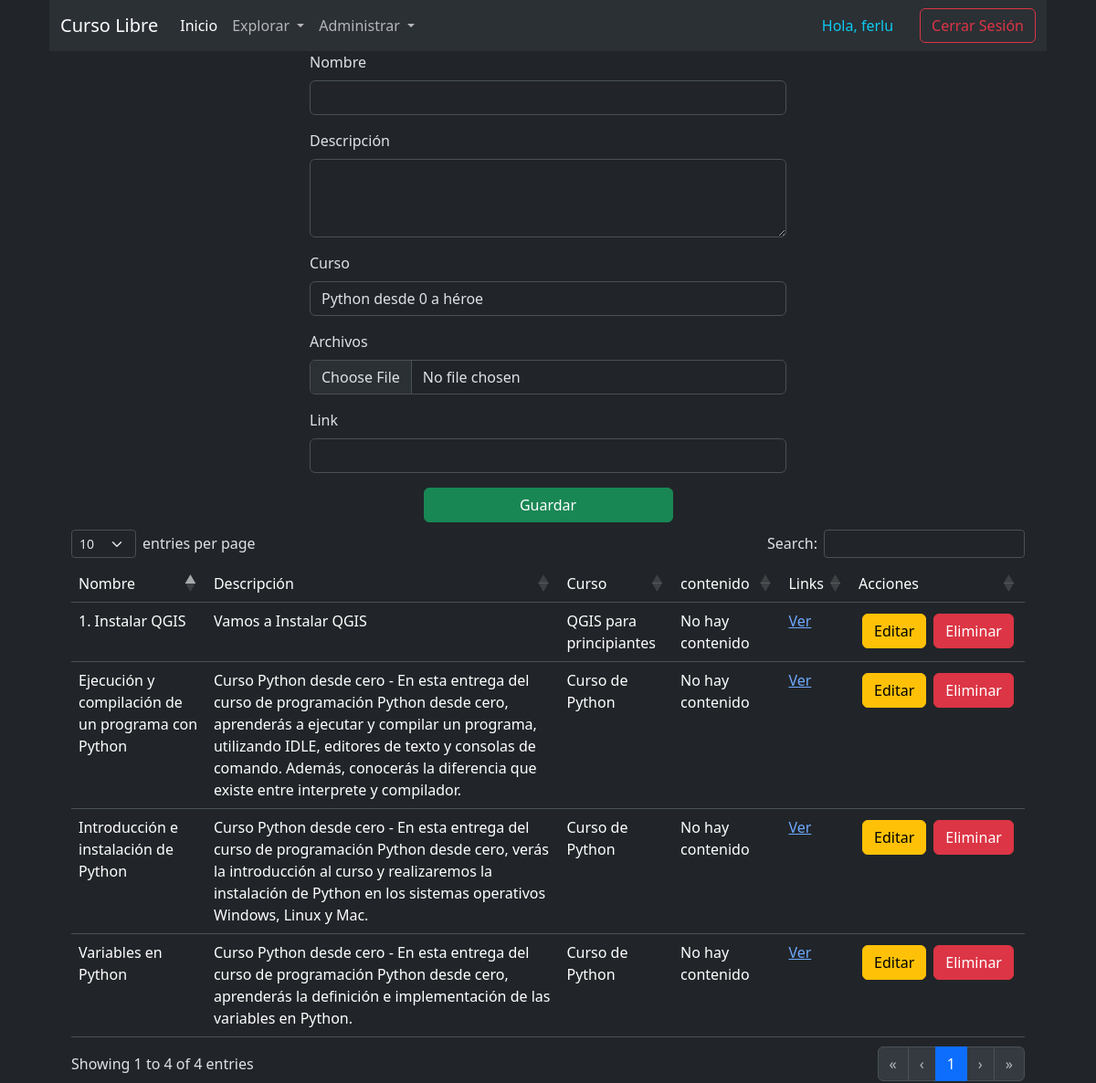
Before: /administrar/clases/ (signed in) with the older database file.
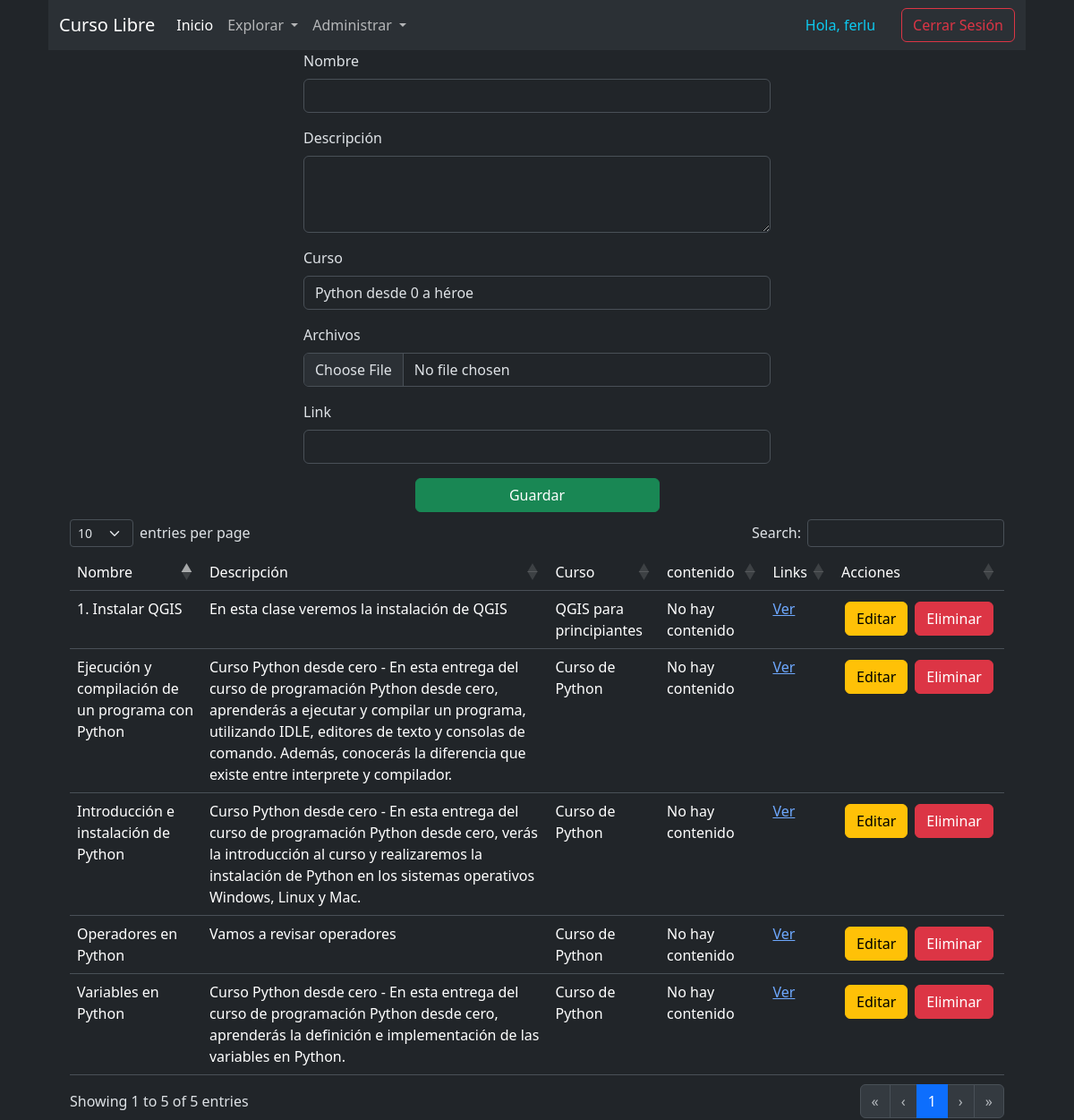
After: the same page with the newer database file.
### Apps/Tasks/models.py (models this page shows, shortened)
class Clase(models.Model):
    id = models.AutoField(primary_key=True)
    nombre = models.CharField(max_length=100)
    descripcion = models.TextField()
    curso = models.ForeignKey(Curso, on_delete=models.CASCADE)
    contenido = models.FileField(upload_to=ruta_clases, blank=True, null=True)
    link = models.URLField(blank=True, null=True)

class Curso(models.Model):
    id = models.AutoField(primary_key=True)
    nombre = models.CharField(max_length=100)
    imagen = models.ImageField(upload_to='cursos/', blank=True, null=True, default='cursos/default.png')
    descripcion = models.TextField()
    f_inicio = models.DateField(blank=True, null=True)
    f_fin = models.DateField(blank=True, null=True)

### Apps/Tasks/views.py (the view)
# urls.py: path('administrar/clases/', views.administrar_clases),
@login_required(login_url='/estudiantes/login_user/')
@user_passes_test(lambda u: u.is_superuser, login_url='/estudiantes/login_user/')
def administrar_clases(request):
    if request.method == 'POST':
        try:
            Clase.objects.create(
                nombre=request.POST['tx_nombre'],
                descripcion=request.POST['tx_descripcion'],
                curso=Curso.objects.get(id=request.POST['tx_curso']),
                contenido=request.FILES.get('tx_contenido'),
                link=request.POST['tx_link']
            )
            messages.success(request, 'Clase agregada')
        except Exception as e:
            messages.error(request, f"Hubo un error al agregar la clase, Intentalo de nuevo {e}")
        return redirect('/administrar/clases/')
    else:
        return render(request, 'administrar_clases.html', {'titulo': 'Administración de clases',
                                                           'cursos': Curso.objects.all(),
                                                           'clases': Clase.objects.all()})

### Apps/Tasks/templates/administrar_clases.html (shortened to what this page needs)
{% extends 'template.html' %}
{% block body %}
<div class="container-sm w-50">
    <form method="post">
        <div class="mb-3">
            <label for="tx_nombre" class="form-label">Nombre</label>
            <input type="text" class="form-control" id="tx_nombre" name="tx_nombre" value="{{c.nombre}}">
        </div>
        <div class="mb-3">
            <label for="tx_descripcion" class="form-label">Descripción</label>
            <textarea class="form-control" id="tx_descripcion" name="tx_descripcion" rows="3">{{c.descripcion}}</textarea>
        </div>
        <div class="mb-3">
            <label for="tx_curso" class="form-label">Curso</label>
            <select name="tx_curso" id="tx_curso" class="form-control">
                {% for curso in cursos %}
                <option value="{{curso.id}}" {% if curso == c.curso %} selected = "selected"{% endif %}>{{curso.nombre}}</option>
                {% endfor %}
            </select>
        </div>
        <div class="mb-3">
            <label for="tx_contenido" class="form-label">Archivos</label>
            <input type="file" class="form-control" id="tx_contenido" name="tx_contenido">
        </div>
        <div class="mb-3">
            <label for="tx_link" class="form-label">Link</label>
            <input type="url" class="form-control" id="tx_link" name="tx_link" value="{{c.link}}">
        </div>
        <div class="row justify-content-center">
            <button type="submit" class="btn btn-success w-50">Guardar</button>
        </div>
    </form>
</div>
<div class="container table-responsive">
    <table class="table tabla_jquery">
        <thead>
            <tr>
                <td>Nombre</td>
                <td>Descripción</td>
                <td>Curso</td>
                <td>contenido</td>
                <td>Links</td>
                <td>Acciones</td>
            </tr>
        </thead>
        <tbody>
            {% for clase in clases %}
            <tr>
                <td>{{clase.nombre}}</td>
                <td>{{clase.descripcion}}</td>
                <td>{{clase.curso.nombre}}</td>
                <td>
                {% if clase.contenido %}
                    <a href="{{clase.contenido.url}}">Descargar</a>
                {% else %}
                    No hay contenido
                {% endif %}
                    </td>
                <td>
                    {% if clase.link %}
                    <a href="{{clase.link}}">Ver</a>
                    {% else %}
                    No hay link
                    {% endif %}
                </td>
                <td>
                    <div class="col d-flex">
                        <a href="/administrar/clases/editar/{{clase.id}}" class="btn btn-warning m-1">Editar</a>
                        <form action="/administrar/clases/eliminar/{{clase.id}}" method="post">
                            <button type="submit" class="btn btn-danger m-1"
                            onclick="return confirm('¿Está seguro que desea eliminar la clase: {{clase.nombre}}');"
                            >Eliminar</button>
                        </form>
                    </div>
                </td>
            </tr>
            {% endfor %}
    </table>
</div>
{% endblock %}

Changed rows visible on the page:
changed Clase "1. Instalar QGIS": descripcion "Vamos a Instalar QGIS" → "En esta clase veremos la instalación de QGIS"
added Clase: nombre "Operadores en Python", descripcion "Vamos a revisar operadores", curso.nombre "Curso de Python", contenido "No hay contenido"
Other visible differences:
text written by a page script: "entries per page Search: Showing 1 to 4 of 4 entries « ‹ 1 › »" → "entries per page Search: Showing 1 to 5 of 5 entries « ‹ 1 › »"
